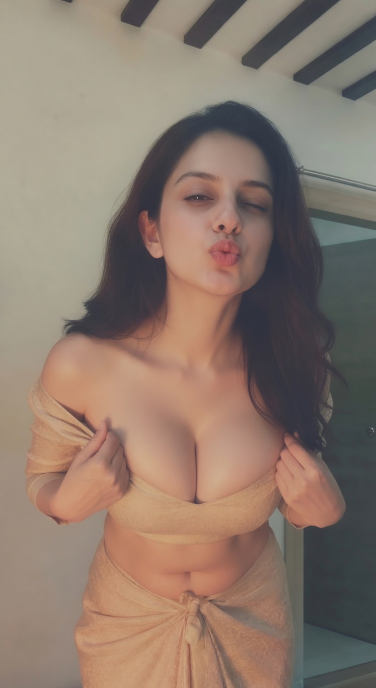
#> input picture preview.jpg, 752 x 1376 px (shown at 1/2 size)
$ python -i bot.py   (imports and definitions only)
#> lines starting #> are read from the running program, lines starting #| are printed output that depends on the picture
import os
import re
import io
import qrcode
from PIL import Image, ImageFilter
from telegram import Update, InlineKeyboardButton, InlineKeyboardMarkup
from telegram.ext import (
    ApplicationBuilder, CommandHandler, CallbackQueryHandler,
    MessageHandler, filters, ContextTypes, ConversationHandler
)

TOKEN = os.environ.get("TOKEN")
UPI_ID = "paytm.s2ss981@pty"
ADMIN_ID = 7455385301 # 👈 Apna Telegram ID daalo
SUPPORT = ""

WAITING_UTR = 1
WAITING_SCREENSHOT = 2

PLANS = {
    "basic": {
        "emoji": "",
        "name": "❤️‍🔥",
        "price": 299,
        "pictures": "3 Hot Pictures",
        "talk": "10 Min Chat",
        "group": "https://t.me/+8Qr_3YGALQ81MTU1",  # 👈 Basic plan ka link
    },
    "pro": {
        "emoji": "",
        "name": "🥵",
        "price": 599,
        "pictures": "5 Hot Pictures",
        "talk": "30 Min Chat",
        "group": "https://t.me/+Aug56KiJA9EwZTdl",    # 👈 Pro plan ka link
    },
    "vip": {
        "emoji": "",
        "name": "💦",
        "price": 1499,
        "pictures": "10 Hot Pictures",
        "talk": "60 Min Chat",
        "group": "https://t.me/+5ZixDpAj9O41Nzhl",    # 👈 VIP plan ka link
    },
}


PREVIEW_IMAGE = "preview.jpg"

def make_blurred_preview() -> io.BytesIO | None:
    if not os.path.exists(PREVIEW_IMAGE):
        return None
    img = Image.open(PREVIEW_IMAGE).convert("RGB")
#> img is the input picture: PIL image 752x1376 RGB; mean R, G, B 140.4, 121.5, 108.8
    blurred = img.filter(ImageFilter.GaussianBlur(radius=18))
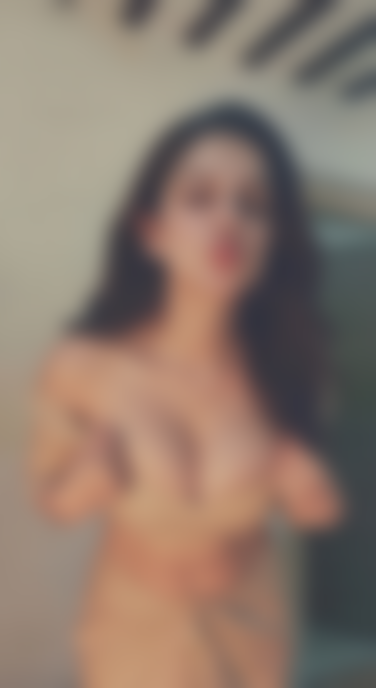
#> blurred: PIL image 752x1376 RGB (shown at 1/2 size); mean R, G, B 140.4, 121.5, 108.8
    buf = io.BytesIO()
    blurred.save(buf, format="JPEG")
    buf.seek(0)
    return buf


# [7 lines left out: function make_qr, not called in this run]

def is_valid_utr(text: str) -> bool:
    return bool(re.match(r'^\d{12}$', text.strip()))

# [8 lines left out: function plan_keyboard, not called in this run]


# [220 lines not run here, left out]


# [37 lines left out: function main, not called in this run]


# [2 lines not run here, left out]

>>> result = make_blurred_preview()
